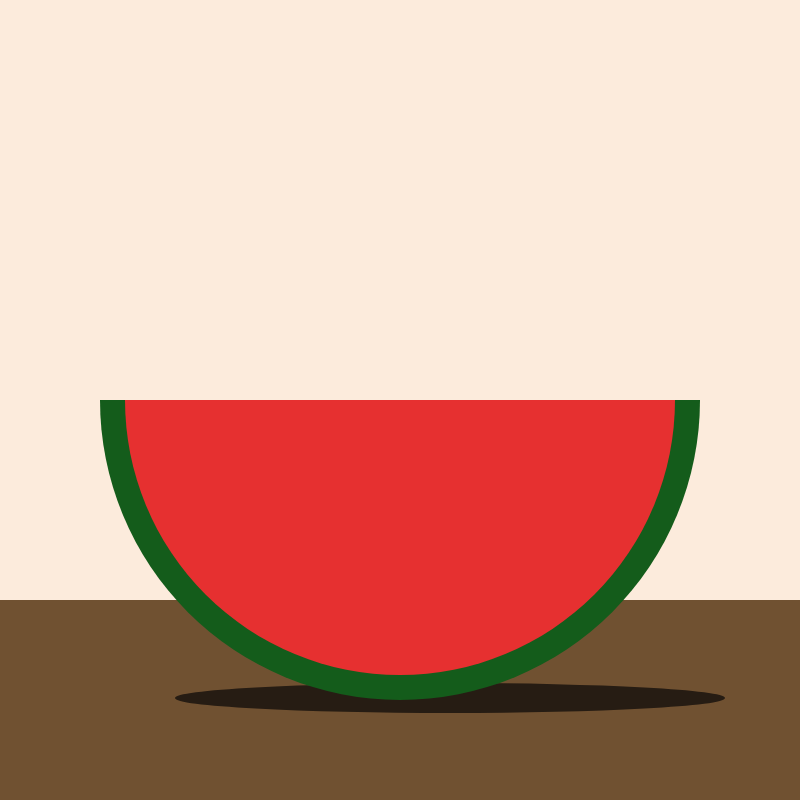
Frame 1 (no input)
Frame 60 (no input): identical to frame 1, image omitted
Frame 120 (the mouse pressed at the canvas centre since frame 60): identical to frame 1, image omitted

The p5.js sketch that drew this single still picture (run headless with seeded random() and noise() and a simulated clock; from frame 60 on, the mouse is pressed at the canvas centre):

// p5.js sketch
// ── sketch.js
let seeds = [];

let BACKGROUND = "#fcebdc";

function setup() {
  createCanvas(800, 800);
  background(BACKGROUND);
  noStroke();
  angleMode(DEGREES);

  seeds = new seed();
  drawTable();
  drawWalterMelon();
}

function draw() {}

class seed {
  constructor() {
    this.x = 0;
    this.y = 0;
  }

  drawWalterMelonSeed() {
    
  }

  eatWalterMelon() {}
}

function drawWalterMelon() {
  radius = 600;
  fill("#145c1b");
  ellipse(400, 400, radius);
  fill("#e63030");
  ellipse(400, 400, radius - 50);
  fill(BACKGROUND);
  rect(0, 0, 800, 400);
}

function drawTable() {
  fill("#705131");
  rect(0, 600, 800, 200);
  fill("#261c13");
  ellipse(450, 698, 550, 30);
}
